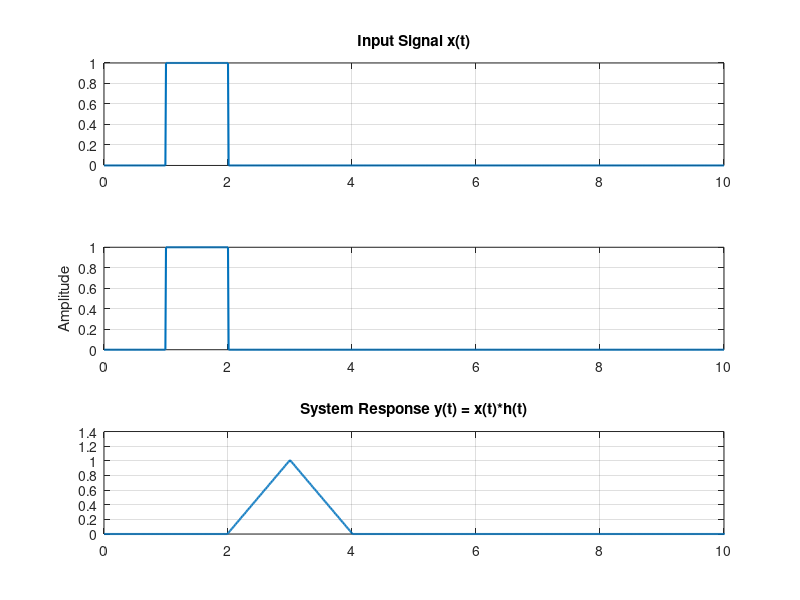

Recreate this plot in MATLAB.
t = 0:0.01:10; 
x = zeros(size(t)); 
x(t >= 1 & t <= 2) = 1; 
h = x;  
y = conv(x, h) * 0.01;  
ty = 0:0.01:20; 
figure; 
subplot(3,1,1); 
plot(t, x, 'LineWidth', 1.5); 
title('Input Signal x(t)'); 
grid on; 
subplot(3,1,2); 
plot(t, h, 'LineWidth', 1.5); 
ylabel('Amplitude'); 
grid on; 
subplot(3,1,3); 
plot(ty, y, 'LineWidth', 1.5); 
title('System Response y(t) = x(t)*h(t)'); 
xlim([0 10]); 
grid on; 
